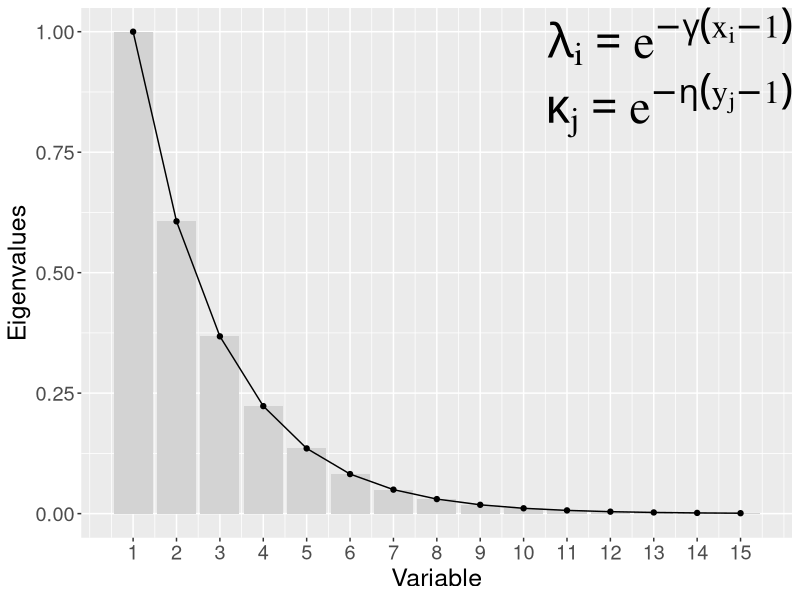

R code for this plot: (Note: this script raises an error after producing the figure.)
library(gganimate)
library(tidyverse)

# Multicollinearity
dta <- map_df(1:15, ~tibble(
  gamma = c(seq(0.1, 0.5, length.out = 6), 
            seq(0.6, 1.2, length.out = 4)),
  lambda = exp(-1 * gamma * (.x - 1))), 
  .id = "variable") %>% 
  mutate(variable = as.numeric(variable))

static_plt <- dta %>% 
  filter(gamma == 0.5) %>% 
  ggplot(aes(variable, lambda)) +
  geom_bar(stat = "identity", position = "identity", fill = "lightgrey") +
  geom_point() + geom_line(group = 1) +
  labs(x = "Variable", y = "Eigenvalues") +
  scale_x_continuous(breaks = unique(dta$variable)) +
  theme(text = element_text(size = 18)) +
  annotate(label = "lambda[i] == e^-gamma(x[i] - 1)", 
           size = 12, family = "serif", geom = "text",
           x = Inf, y = Inf, hjust = 1, vjust = 1, parse = TRUE) +
  annotate(label = "kappa[j] == e^-eta(y[j] - 1)", 
           size = 12, family = "serif", geom = "text",
           x = Inf, y = Inf, hjust = 1, vjust = 2, parse = TRUE)
ggsave(static_plt, filename = "_images/multicollinearity.pdf",
       dpi = 300, width = 7, height = 7)

plt <- ggplot(dta, aes(
  variable, lambda, 
  frame = paste("Degree of multicollinearity:", round(gamma, 2)))) +
  geom_bar(stat = "identity", 
           position = "identity", 
           fill = "lightgrey") +
  geom_point() + geom_line(group = 1) +
  labs(x = "Variable", y = "Eigenvalues") +
  scale_x_continuous(breaks = unique(dta$variable)) +
  theme_bw() +
  theme(text = element_text(size = 18)) +
  annotate(label = "lambda[i] == e^-gamma(x[i] - 1)", 
           size = 12, family = "serif", geom = "text",
           x = Inf, y = Inf, hjust = 1, vjust = 1, parse = TRUE) +
  annotate(label = "kappa[j] == e^-eta(y[j] - 1)", 
           size = 12, family = "serif", geom = "text",
           x = Inf, y = Inf, hjust = 1, vjust = 2, parse = TRUE)
  
gganimate(plt, "_images/multicollinearity.gif", ani.dev = "png")
